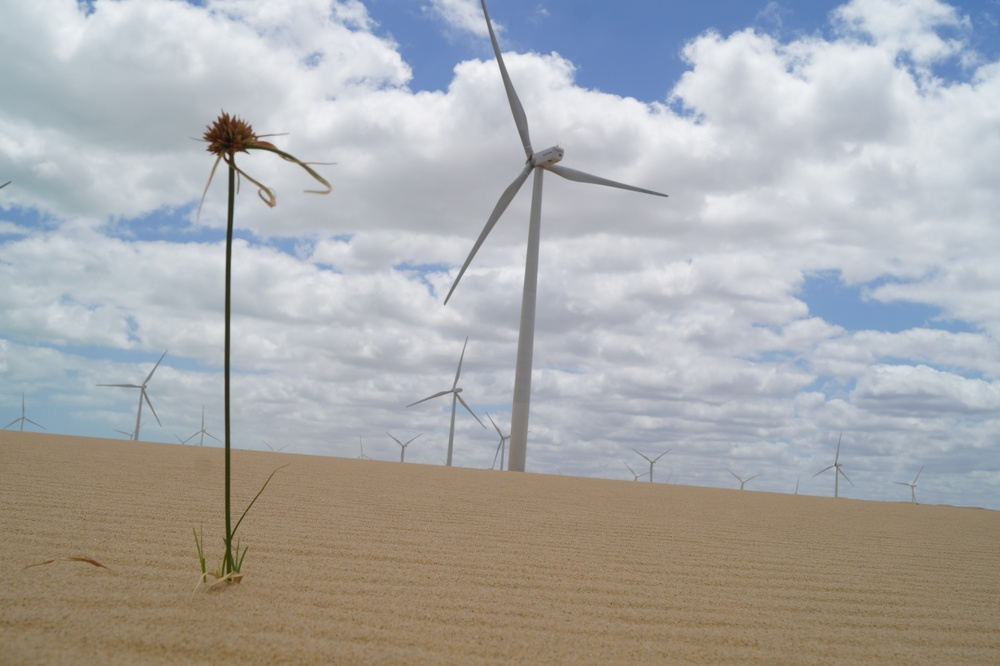
//> input picture src/img/eolica.jpg, 1000 x 666 px, shrunk from 5456 x 3632 before the run
$ ./pointillism_canny img/eolica.jpg   (built with g++ and OpenCV 4)
//> lines starting //> are read from the running program, lines starting //| are printed output that depends on the picture; after the words box and inside, x2 and y2 are one past the last pixel; in counts of white or black regions, pixels touching at a corner belong together
#include <iostream>
#include <opencv2/opencv.hpp>
#include <vector>
#include <numeric>
#include <ctime>
#include <cstdlib>

using namespace std;
using namespace cv;

#define JITTER 15
#define ROUNDS 3
#define RADIUS 30

vector<int> yrange;
vector<int> xrange;

int width, height;

void init_ranges(Mat &image, int step) {

    cout << __func__ << endl;

    width  = image.size().width;
    height = image.size().height;

    xrange.resize(height/step);
    yrange.resize(width/step);

    iota(xrange.begin(), xrange.end(), 0);
    iota(yrange.begin(), yrange.end(), 0);

    for (auto &i : xrange) {
        i = (i * step) + (step / 2);
    }

    for (auto &j : yrange) {
        j = (j * step) + (step / 2);
    }
}

void initial_round(Mat &image, Mat &points, Mat &image_color) {

    cout << __func__ << endl;

    random_shuffle(xrange.begin(), xrange.end());

    for(auto i : xrange) {
        random_shuffle(yrange.begin(), yrange.end());
        for(auto j : yrange) {
            int x = i+rand()%(2*JITTER)-JITTER+1;
            int y = j+rand()%(2*JITTER)-JITTER+1;
            Vec3b color = image_color.at<Vec3b>(x,y);
            circle(points,
                   cv::Point(y,x),
                   RADIUS,
                   Scalar(color),
                   -1,
                   CV_AA);
        }
    }
}

void draw_circles(Mat &image, Mat &points, Mat &image_color,
                  int thresh, int radius) {
    Mat border;

    cout << __func__ << endl;

    Canny(image, border, thresh, 3*thresh);

    random_shuffle(xrange.begin(), xrange.end());

    for(auto i : xrange) {
        random_shuffle(yrange.begin(), yrange.end());
        for(auto j : yrange) {
            int border_point = border.at<uchar>(i,j);
            if (border_point == 255) {
                int x = i+rand()%(2*JITTER)-JITTER+1;
                int y = j+rand()%(2*JITTER)-JITTER+1;
                Vec3b color = image_color.at<Vec3b>(x,y);
                circle(points,
                       cv::Point(y,x),
                       radius,
                       Scalar(color),
                       -1,
                       CV_AA);
            }
        }
    }
}

int main(int argc, char** argv){
    if (argc != 2) {
        cout << "usage: " << argv[0] << " image.png" << endl;
        exit(1);
    }

    Mat image, image_color, points;

    image_color = imread(argv[1]);
//> image_color is the input picture: 666 rows x 1000 cols, CV_8UC3; mean B, G, R 170, 169.8, 169.6

    cvtColor(image_color, image, CV_BGR2GRAY);
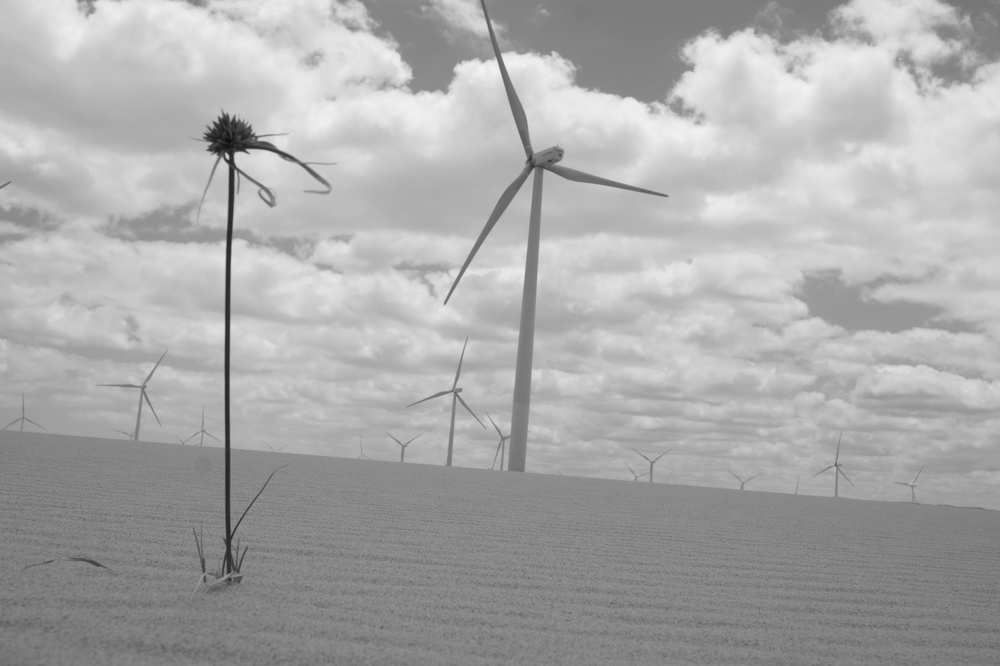
//> image: 666 rows x 1000 cols, CV_8UC1; min 14, max 242, mean 169.7

    namedWindow("pontos", WINDOW_NORMAL);

    srand(time(0));

    if(!image.data){
        cout << "Could not open" << argv[1] << endl;
        exit(1);
    }

    init_ranges(image, 5);

    points = Mat(height, width, CV_8UC3,
                 Scalar(255, 255, 255));

    initial_round(image, points, image_color);
//> after the loop in initial_round, `for(auto i : xrange)`:
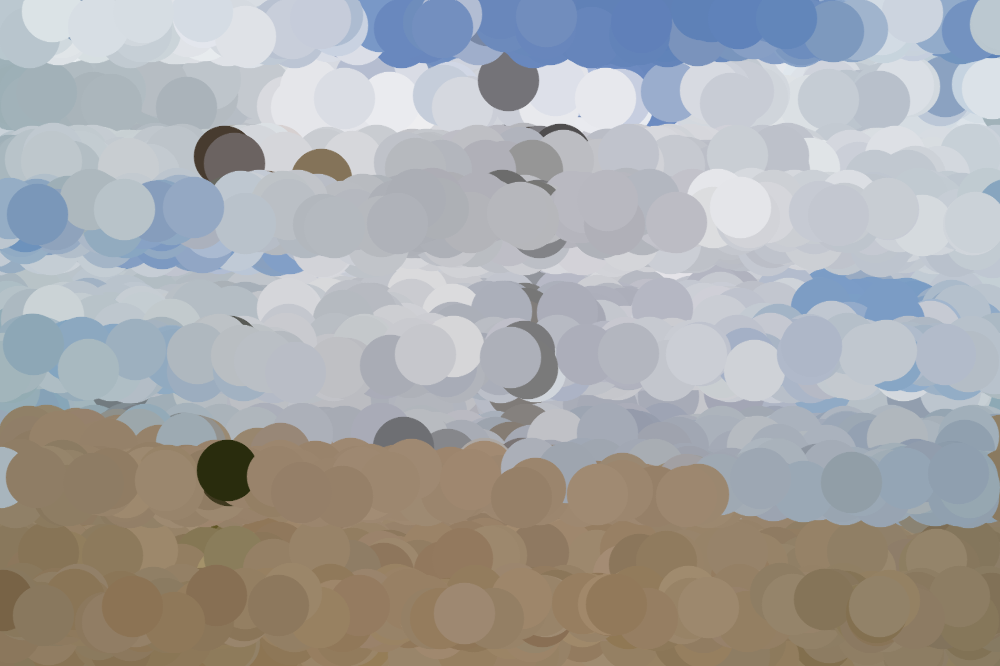
//> points: 666 rows x 1000 cols, CV_8UC3; mean B, G, R 167.7, 167.4, 167.4

    for (int i = 0, thresh = 20;
         i < ROUNDS;
         ++i, thresh += (100 - 20)/(ROUNDS-1) ) {

        init_ranges(image, ROUNDS-i);
        draw_circles(image, points, image_color,
                     thresh, 5*(ROUNDS-i));
    }
//> this loop made 3 passes
//> pass 1, in draw_circles, `Canny(image, border, thresh, 3*thresh);`:
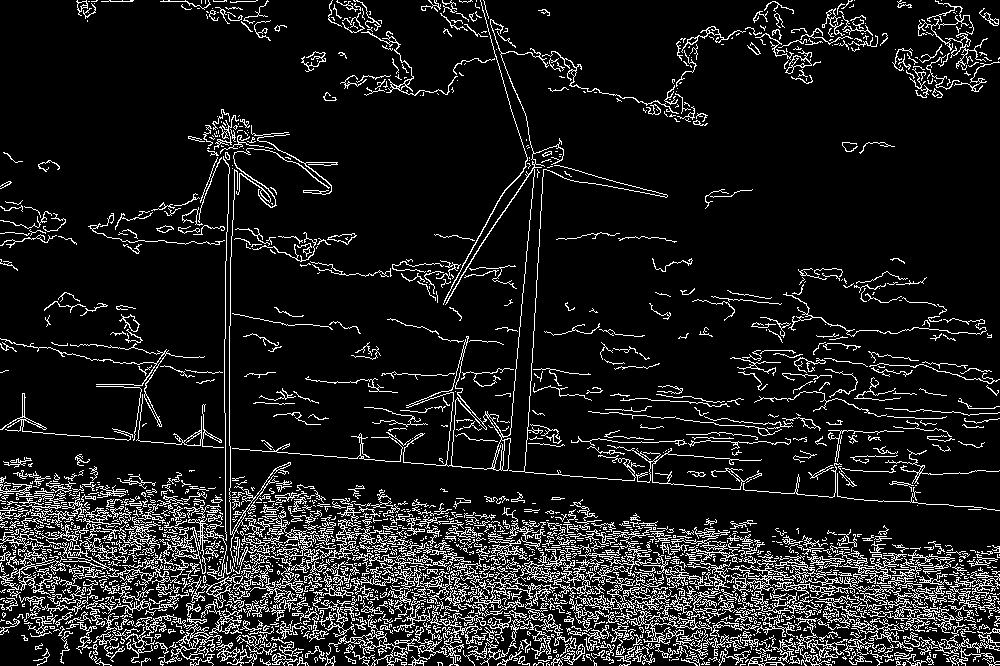
//> border: 666 rows x 1000 cols, CV_8UC1; 11.3% white in thin lines or dots
//> pass 1, `draw_circles(image, points, image_color, thresh, 5*(ROUNDS-i));`:
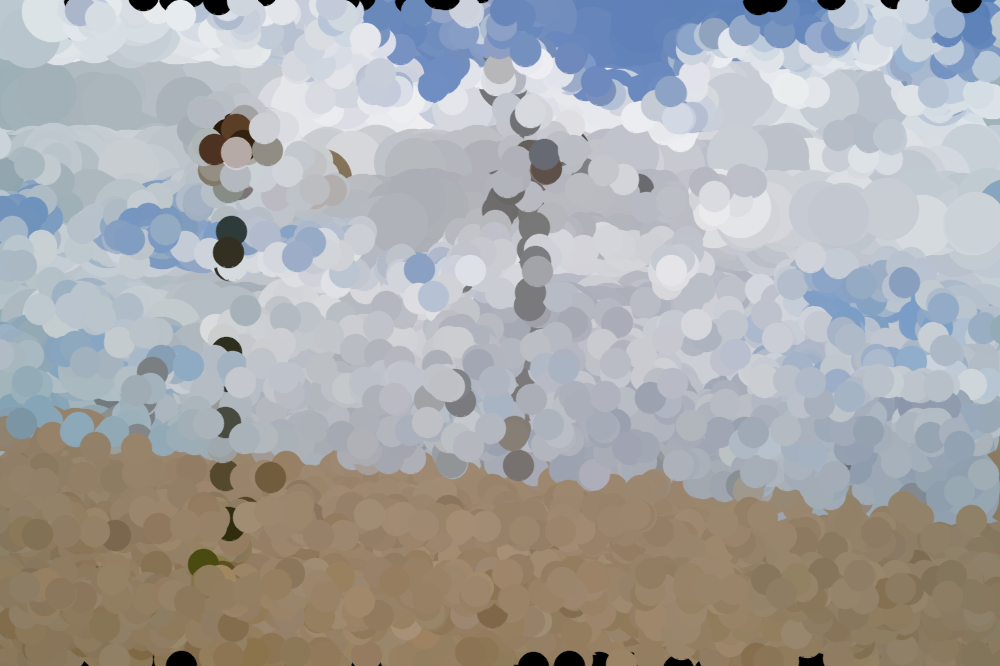
//> points: 666 rows x 1000 cols, CV_8UC3; mean B, G, R 169, 168.5, 168.3
//> pass 2, in draw_circles (call 2), `Canny(image, border, thresh, 3*thresh);`:
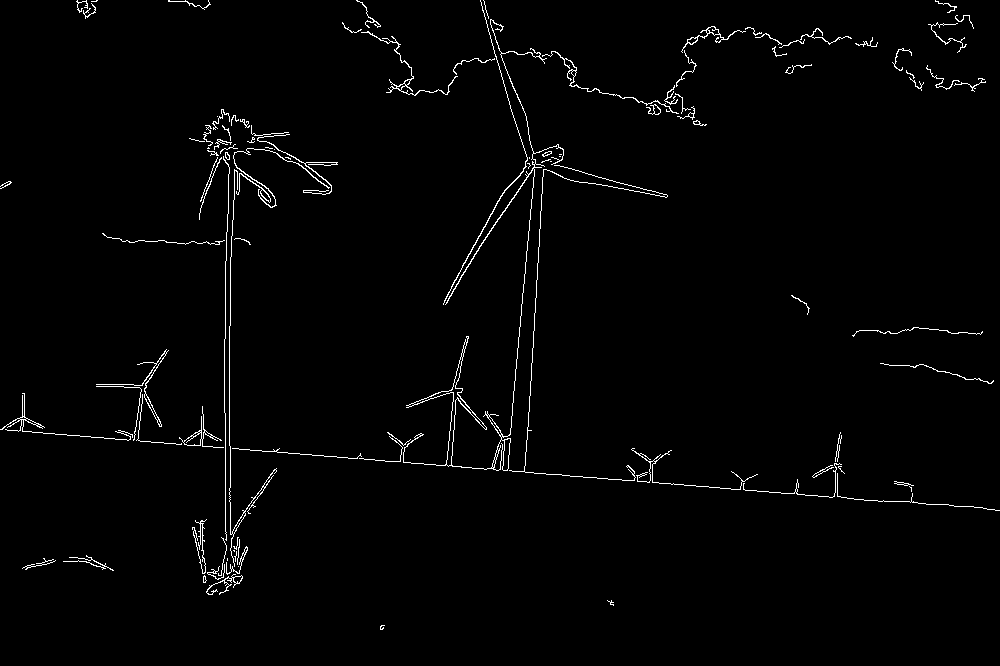
//> border: 666 rows x 1000 cols, CV_8UC1; 1.6% white in thin lines or dots
//> pass 2, `draw_circles(image, points, image_color, thresh, 5*(ROUNDS-i));`:
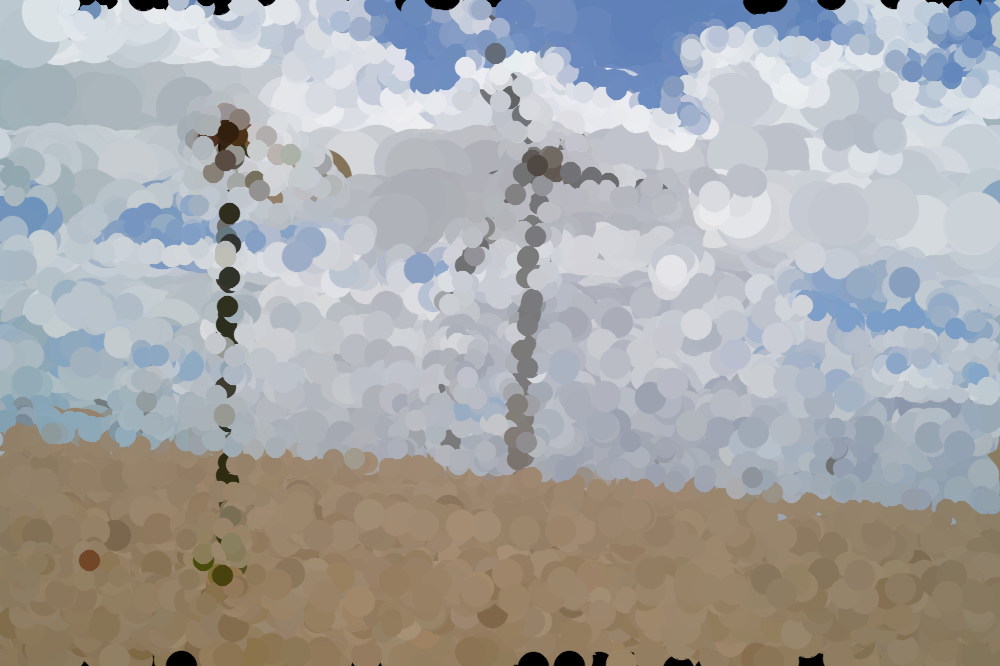
//> points: 666 rows x 1000 cols, CV_8UC3; mean B, G, R 168.8, 168.4, 168.2
//> after the loop:
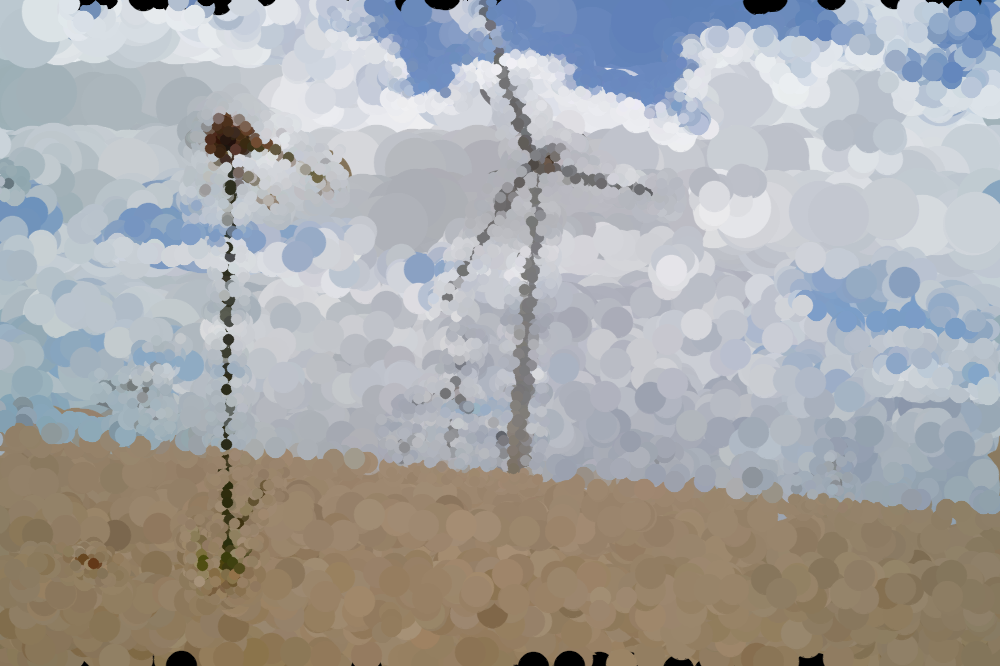
//> points: 666 rows x 1000 cols, CV_8UC3; 16.05% of pixels changed, all inside (x1, y1, x2, y2) = (0, 0, 858, 606)

    imshow("pontos", points);

    while(1)
        if(waitKey(10) == 27) break;
//> the Esc key is pressed

    return 0;
}
